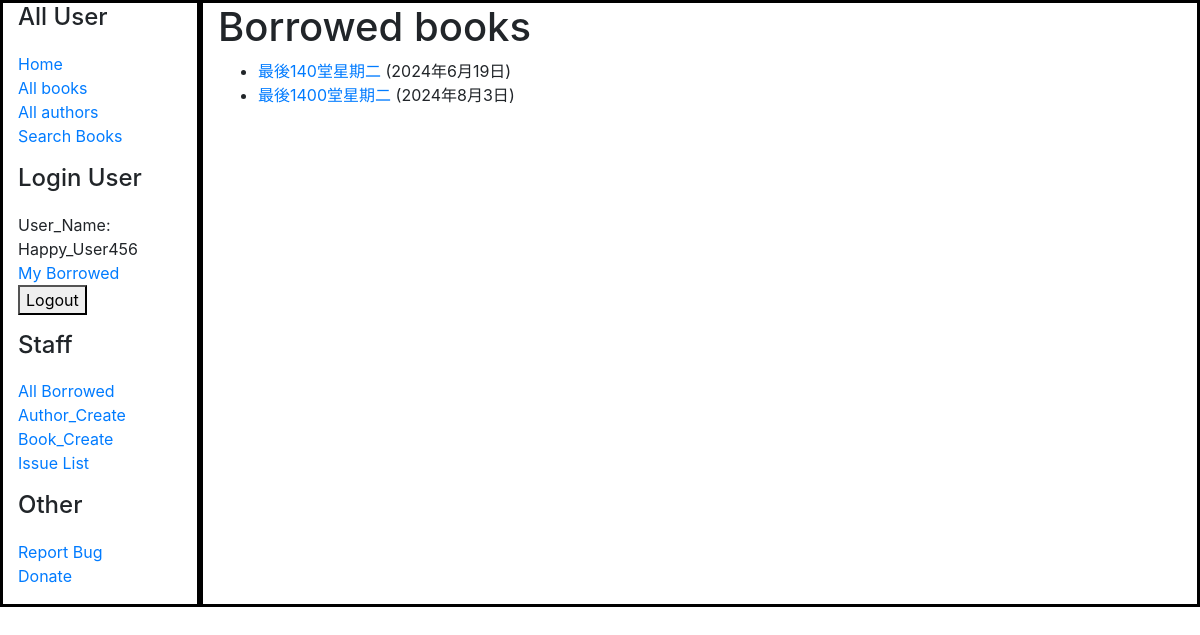
Screenshot of /catalog/mybooks/ (signed in) with the database file from the repository.
### catalog/models.py (models this page shows, shortened)
class BookInstance(models.Model):
    id = models.UUIDField(primary_key=True, default=uuid.uuid4, help_text='Unique ID for this particular book across whole library')
    book = models.ForeignKey('Book', on_delete=models.SET_NULL, null=True)
    imprint = models.CharField(max_length=200)
    due_back = models.DateField(null=True, blank=True)
    borrower = models.ForeignKey(User, on_delete=models.SET_NULL, null=True, blank=True)
    LOAN_STATUS = (
        ('m', 'Maintenance'),
        ('o', 'On loan'),
        ('a', 'Available'),
        ('r', 'Reserved'),
    )
    status = models.CharField(
        max_length=1,
        choices=LOAN_STATUS,
        blank=True,
        default='m',
        help_text='Book availability',
    )
    class Meta:
        ordering = ['due_back']
        permissions = (("can_mark_returned", "Set book as returned"),)
    @property
    def is_overdue(self):
        if self.due_back and date.today() > self.due_back:
            return True
        return False

class Book(models.Model):
    title = models.CharField(max_length=200)
    author = models.ForeignKey('Author', on_delete=models.SET_NULL, null=True)
    summary = models.TextField(max_length=1000, help_text='Enter a brief description of the book')
    isbn = models.CharField('ISBN', max_length=13, help_text='13 Character <a href="https://www.isbn-international.org/content/what-isbn">ISBN number</a>')
    genre = models.ManyToManyField(Genre, help_text='Select a genre for this book')
    language=models.ForeignKey('Language', on_delete=models.SET_NULL, null=True)
    def display_genre(self):
        """Create a string for the Genre. This is required to display genre in Admin."""
        return ', '.join(genre.name for genre in self.genre.all()[:3])
    display_genre.short_description = 'Genre'

### catalog/views.py (the view)
# urls.py: path('mybooks/', views.LoanedBooksByUserListView.as_view(), name='my-borrowed'),
class LoanedBooksByUserListView(LoginRequiredMixin,generic.ListView):
    model = BookInstance
    template_name ='bookinstance_list_borrowed_user.html'
    paginate_by = 10
    def get_queryset(self):
        return BookInstance.objects.filter(borrower=self.request.user).filter(status__exact='o').order_by('due_back')

### catalog/templates/bookinstance_list_borrowed_user.html
{% extends "base_generic.html" %}
{% block content %}
    <h1>Borrowed books</h1>
    {% if bookinstance_list %}
    <ul>
      {% for bookinst in bookinstance_list %}
      <li class="{% if bookinst.is_overdue %}text-danger{% endif %}">
        <a href="{% url 'book-detail' bookinst.book.pk %}">{{ bookinst.book.title }}</a> ({{ bookinst.due_back }})
      </li>
      {% endfor %}
    </ul>
    {% else %}
      <p>There are no books borrowed.</p>
    {% endif %}
{% endblock %}

### catalog/templates/base_generic.html (shortened to what this page needs)
<!DOCTYPE html>
<html lang="en">
  <head>
    <link
      rel="stylesheet"
      href="https://stackpath.bootstrapcdn.com/bootstrap/4.1.3/css/bootstrap.min.css"
 />
    {% load static %}
    <link rel="stylesheet" href="{% static 'css/styles.css' %}" />
  </head>
  <body>
    <div class="container-fluid">
      <div class="row">
        <div class="col-sm-2"  style="border:3px black solid;">
          {% block sidebar %}
          <h4>All User</h4>
          <ul class="sidebar-nav">
            <li><a href="{% url 'index' %}">Home</a></li>
            <li><a href="{% url 'books' %}">All books</a></li>
            <li><a href="{% url 'authors' %}">All authors</a></li>
            <li><a href="{% url 'search_books' %}">Search Books</a></li>
            {% if user.is_authenticated %}
          </ul>
            <h4>Login User</h4>
            <ul class="sidebar-nav">
     <li>User_Name: {{ user.get_username }}</li>
     <li><a href="{% url 'my-borrowed' %}">My Borrowed</a></li>
     <li><form method="post" action="{% url 'logout' %}?next={{ request.path }}">
      <button type="submit">Logout</button>
        </form></li>
        {% else %}
          <li><a href="{% url 'login' %}?next={{ request.path }}">Login</a></li>
        {% endif %}
        </ul>
        <h4>Staff</h4>
        <ul class="sidebar-nav">
        <li><a href="{% url 'all_borrowed' %}">All Borrowed</a></li>
        <li><a href="{% url 'author_create' %}">Author_Create</a></li>
        <li><a href="{% url 'book_create' %}">Book_Create</a></li>
        <li><a href="{% url 'Issue_list' %}">Issue List</a></li>
          </ul>
          <h4>Other</h4>
          <ul class="sidebar-nav">
            <li><a href="{% url 'report_bug' %}">Report Bug</a></li>
            <li><a href="{% url 'donate' %}">Donate</a></li>
              </ul>
          {% endblock %}
        </div>
        <div class="col-sm-10 "style="border:3px black solid;">  {% block content %}{% endblock %}
          </div>
      </div>
    </div>
  </body>
</html>

### catalog/static/css/styles.css (style rules this page uses)
.sidebar-nav { margin-top: 20px; padding: 0; list-style: none; }

### rows the page displays
BookInstance: book "最後140堂星期二", due_back "2024年6月19日"
BookInstance: book "最後1400堂星期二", due_back "2024年8月3日"

### other values shown
{{ user.get_username }} "Happy_User456"
